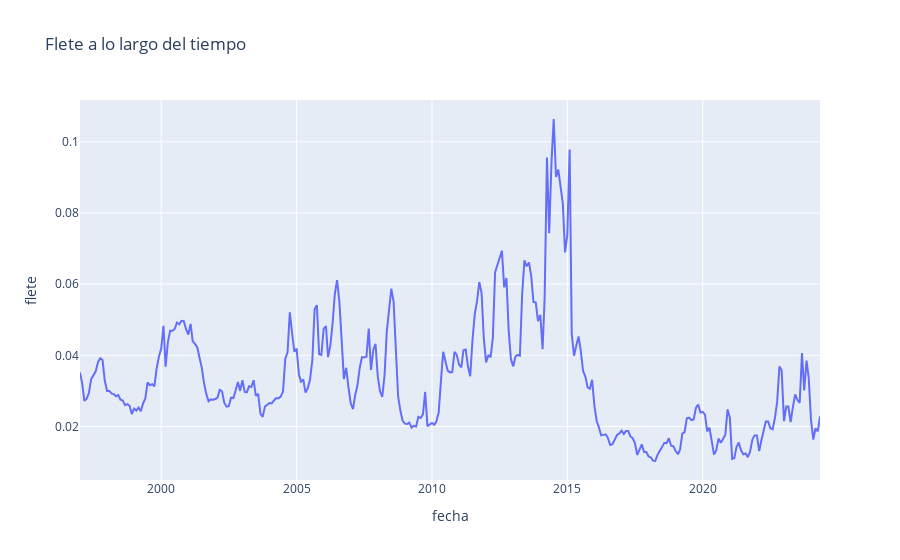

Write notebook code for a chart like this one.
### Code cell
fig = px.line(glp, x='fecha', y='flete', title='Flete a lo largo del tiempo')
fig.show()

### Figure 1 — Plotly figure (JSON) as saved in the notebook; plotly's stock layout.template omitted (floating-point values rounded to 4 significant figures; data arrays with more than 128 entries replaced by an {"elided": "..."} marker saying what was removed)
{"data": [{"hovertemplate": "fecha=%{x}<br>flete=%{y}<extra></extra>", "legendgroup": "", "line": {"color": "#636efa", "dash": "solid"}, "marker": {"symbol": "circle"}, "mode": "lines", "name": "", "orientation": "v", "showlegend": false, "type": "scatter", "x": {"elided": "329 str values"}, "xaxis": "x", "y": {"elided": "329 float values"}, "yaxis": "y"}], "layout": {"legend": {"tracegroupgap": 0}, "title": {"text": "Flete a lo largo del tiempo"}, "xaxis": {"anchor": "y", "domain": [0, 1], "title": {"text": "fecha"}}, "yaxis": {"anchor": "x", "domain": [0, 1], "title": {"text": "flete"}}}}
